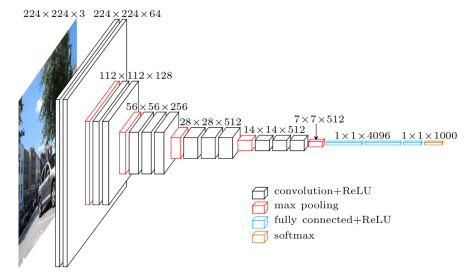
#> input picture config/cnn_models/vgg16.png, 470 x 276 px
$ python -i overlap_add.py   (imports and definitions only)
#> lines starting #> are read from the running program, lines starting #| are printed output that depends on the picture
import numpy as np
import scipy.signal

import pdb
from zython.logf.printf import printf   # my own lib for logging info
from math import ceil


# np.fft.fft2(a)
# [2 lines not run here, left out]

# [35 lines left out: functions _mat_shape_check, mat_padding, not called in this run]


def conv_compare(ip_name):
#> called with ip_name = '../../config/cnn_models/vgg16.png'
    kernel = np.array([[0,-1,0],[-1,5,-1],[0,-1,0]])
    #kernel = np.array([[1/9,1/9,1/9],[1/9,1/9,1/9],[1/9,1/9,1/9]])
    from PIL import Image
    ip_img = np.asarray(Image.open(ip_name))
#> ip_img is the input picture: shape (276, 470, 3); mean R, G, B 239.7, 239.9, 240.8
    # clip image to be square
    img_size = min(ip_img.shape[0],ip_img.shape[1])
#> img_size = 276
    ip_img = ip_img[0:img_size,0:img_size]
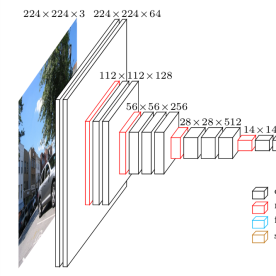
#> ip_img: shape (276, 276, 3); mean R, G, B 232.1, 232.4, 233.7
    from scipy import signal
#> (the run stopped early here; a loop or call above may not have finished)
